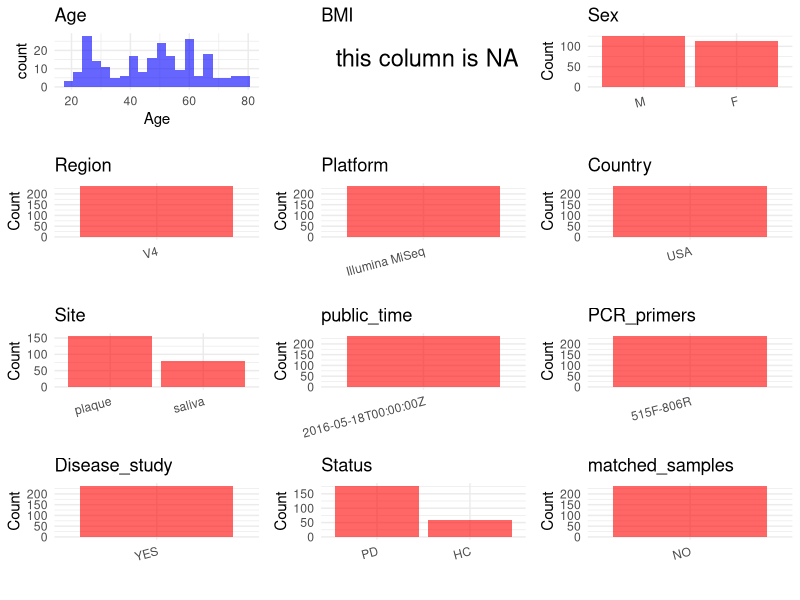

The R source for this figure: (Note: this script raises an error after producing the figure.)
## ---- chunk 1
# Load necessary libraries
library(dplyr)
library(ggplot2)
library(cowplot)

# Set working directory (update this path to your local directory)
setwd("D:/studylearning/董彪师兄项目/任务/修改20250922/PRJNA321534")

# Read the initial metadata files
initial_meta<-read.csv("SraRunTable.csv",header = T)

# Combine the two metadata files
#meta <- rbind(initial_meta, initial_meta1)

#Remove entries non-oral samples
#initial_meta <- subset(initial_meta,isolate %in% c("saliva","tongue coat"))

# Check the number of samples containing "HT" in Sample.Name (e.g., healthy controls)
#nrow(subset(meta, grepl("HT", Sample.Name)))

# Display the first few rows of the metadata
head(initial_meta)
## ---- chunk 2
# Create a uniform metadata dataframe
metadata <- data.frame(
  BioProject = initial_meta$BioProject,
  Run = initial_meta$Run,
  sample_name = initial_meta$Sample.Name,
  Age = initial_meta$AGE,
  BMI = NA,
  Sex= initial_meta$gender,
  Region = "V4",
  Platform = initial_meta$Instrument,
  Country = "USA",
  Site = initial_meta$sample_site,
  public_time = initial_meta$ReleaseDate,
  Status = initial_meta$Diseased,
  stringsAsFactors = FALSE
)
## ---- chunk 3
# Add information obtained from the publication
metadata$PCR_primers <- "515F-806R"
metadata$title <- "Oral microbiota of periodontal health and disease and their changes after nonsurgical periodontal therapy"
metadata$Disease_study <- "YES"
# Assign disease status based on sample_name patterns
metadata <- metadata %>% 
  mutate(Status = case_when(
    grepl("n",Status) ~ "HC",
    grepl("y",Status) ~ "PD"
  ))
metadata <- metadata %>% 
  mutate(Sex = case_when(
    grepl("f",Sex) ~ "F",
    grepl("m",Sex) ~ "M"
  ))
metadata <- metadata %>% 
  mutate(Site = case_when(
    grepl("P",Site) ~ "plaque",
    grepl("S",Site) ~ "saliva"
  ))

#extract subject id by remove prefix of sample_name
#metadata$sample_name <- gsub("T|CR|CS|C|N|S", "", metadata$sample_name)

# Check initial data distribution
cat("Initial sample distribution:\n")
table(metadata$sample_name)
table(metadata$Site)

# Calculate sampling frequency per subject
sample_counts <- table(metadata$sample_name)
cat("\nNumber of samples per subject:\n")
print(sample_counts)

# Create matched_samples column
metadata$matched_samples <- ifelse(metadata$sample_name %in% names(sample_counts[sample_counts >= 2]), "YES", "NO")

cat("\nMatched samples distribution:\n")
table(metadata$matched_samples)

# Identify samples for removal: single samples excluding saliva and plaque
single_samples <- names(sample_counts[sample_counts == 1])
samples_to_remove <- metadata$sample_name %in% single_samples & !(metadata$Site %in% c("saliva", "plaque"))

cat("\nNumber of samples to be removed:", sum(samples_to_remove), "\n")

# Remove identified samples
metadata_clean <- metadata[!samples_to_remove, ]

cat("\nFinal sample distribution after cleaning:\n")
table(metadata_clean$sample_name)
table(metadata_clean$Site)
table(metadata_clean$matched_samples)

# Use cleaned dataset for subsequent analysis
metadata <- metadata_clean
## ---- chunk 4
# Check the number of unique runs and sample names
print(paste("Number of unique runs:", length(unique(metadata$Run))))
print(paste("Number of unique sample names:", length(unique(metadata$sample_name))))
## ---- chunk 5
# Select columns for visualization
plot_data <- metadata %>%
  select(-BioProject, -Run, -sample_name, -title)

# Function to create simple plots for each column
create_simple_plots <- function(data) {
  plots <- list()
  
  for (col in colnames(data)) {
    # Check if the column is all NA
    if (all(is.na(data[[col]]))) {
      # Create an empty plot with text indicating all NA
      p <- ggplot() +
        annotate("text", x = 0.5, y = 0.5, label = "this column is NA", size = 6) +
        labs(title = col) +
        theme_void()
    } else if (is.numeric(data[[col]])) {
      # Numeric variable: histogram
      p <- ggplot(data, aes(x = .data[[col]])) +
        geom_histogram(fill = "blue", alpha = 0.6, bins = 20, na.rm = TRUE) +
        labs(title = col) +
        theme_minimal()
    } else {
      # Categorical variable: bar plot (remove NA values)
      count_data <- as.data.frame(table(data[[col]], useNA = "ifany"))
      p <- ggplot(count_data, aes(x = reorder(Var1, -Freq), y = Freq)) +
        geom_col(fill = "red", alpha = 0.6) +
        labs(title = col, x = NULL, y = "Count") +
        theme_minimal() +
        theme(axis.text.x = element_text(angle = 15, hjust = 1))
    }
    plots[[col]] <- p
  }
  
  return(plots)
}

# Generate and arrange plots
plots <- create_simple_plots(plot_data)
p<-plot_grid(plots$Age, 
          plots$BMI, 
          plots$Sex, 
          plots$Region, 
          plots$Platform, 
          plots$Country, 
          plots$Site,
          plots$public_time, 
          plots$PCR_primers,
          plots$Disease_study,
          plots$Status,
          plots$matched_samples,# add 
          ncol = 3, align = "hv", axis = "lb")
ggsave("Metadata_Summary.png", plot = p, width = 8, height = 6, dpi = 150, bg = "white")
## ---- chunk 6
knitr::include_graphics("Metadata_Summary.png")
## ---- chunk 7
# Reorder columns to match the desired format
metadata <- metadata[, c(
  "BioProject", "Run", "sample_name", "Age", "BMI", "Sex", 
  "Region", "Platform", "Country", "Site", "public_time", 
  "PCR_primers", "title", "Disease_study", "Status","matched_samples"
)]

# Export the uniform metadata to a CSV file
write.csv(metadata, file = "metadata.csv", quote = FALSE)
head(metadata)
